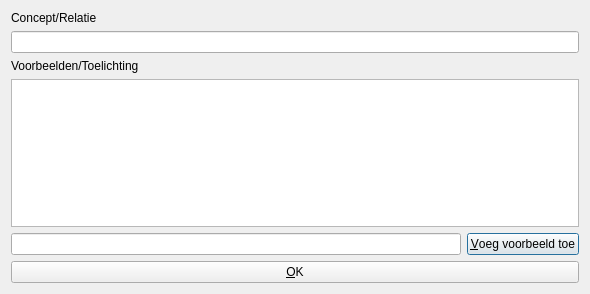
<?xml version="1.0" encoding="UTF-8"?>
<ui version="4.0">
 <class>QtPvdbConceptEditDialog</class>
 <widget class="QDialog" name="QtPvdbConceptEditDialog">
  <property name="geometry">
   <rect>
    <x>0</x>
    <y>0</y>
    <width>590</width>
    <height>294</height>
   </rect>
  </property>
  <property name="windowTitle">
   <string>Concept/Relatie bewerken</string>
  </property>
  <property name="windowIcon">
   <iconset resource="Brainweaver.qrc">
    <normaloff>:/images/PicArrow14x14.png</normaloff>:/images/PicArrow14x14.png</iconset>
  </property>
  <layout class="QVBoxLayout" name="verticalLayout">
   <item>
    <widget class="QLabel" name="label_concept">
     <property name="text">
      <string>Concept/Relatie</string>
     </property>
    </widget>
   </item>
   <item>
    <widget class="QLineEdit" name="edit_concept"/>
   </item>
   <item>
    <widget class="QLabel" name="label_examples">
     <property name="text">
      <string>Voorbeelden/Toelichting</string>
     </property>
    </widget>
   </item>
   <item>
    <widget class="QListWidget" name="list_examples">
     <property name="acceptDrops">
      <bool>false</bool>
     </property>
     <property name="dragEnabled">
      <bool>true</bool>
     </property>
     <property name="dragDropMode">
      <enum>QAbstractItemView::InternalMove</enum>
     </property>
     <property name="alternatingRowColors">
      <bool>true</bool>
     </property>
     <property name="wordWrap">
      <bool>true</bool>
     </property>
    </widget>
   </item>
   <item>
    <layout class="QHBoxLayout" name="horizontalLayout">
     <item>
      <widget class="QLineEdit" name="edit_text"/>
     </item>
     <item>
      <widget class="QPushButton" name="button_add">
       <property name="text">
        <string>&amp;Voeg voorbeeld toe</string>
       </property>
      </widget>
     </item>
    </layout>
   </item>
   <item>
    <widget class="QPushButton" name="button_ok">
     <property name="text">
      <string>&amp;OK</string>
     </property>
    </widget>
   </item>
  </layout>
 </widget>
 <tabstops>
  <tabstop>edit_concept</tabstop>
  <tabstop>list_examples</tabstop>
  <tabstop>edit_text</tabstop>
  <tabstop>button_add</tabstop>
  <tabstop>button_ok</tabstop>
 </tabstops>
 <resources>
  <include location="Brainweaver.qrc"/>
 </resources>
 <connections/>
</ui>
